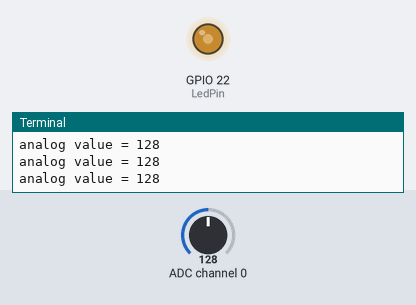
Bench run of a program on a simulated Raspberry Pi (BCM pin numbers). On the bench: output pins drawn as LEDs (lit = HIGH), the last lines printed to the terminal. Inputs (shaded band) come from the test bench; at power-on: ADC channel 0 = 128 (analog values on the 0–255 scale). Library files of the repository ran but are not shown: ADC0834.py; pins used as bus, display or sensor lines are not drawn.

Above: at 1.2 s.
1.3 s: ADC channel 0 set to 178
At 2.1 s:
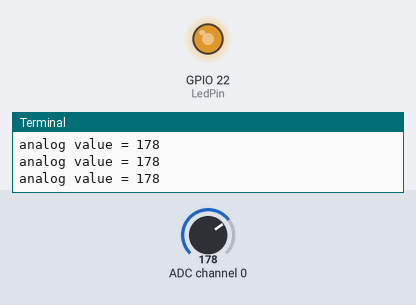
2.9 s: ADC channel 0 set to 224
At 3.7 s:
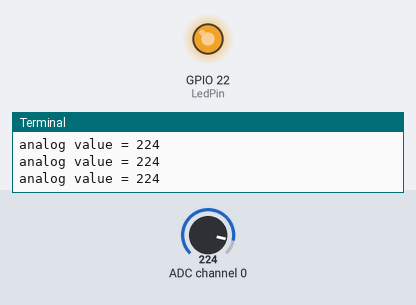
4.5 s: ADC channel 0 set to 30
At 5.4 s:
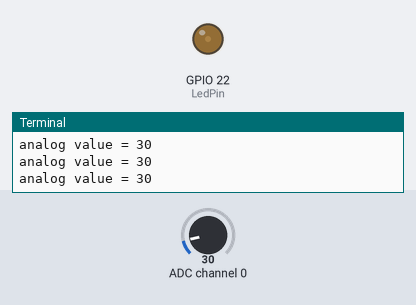
6.1 s: ADC channel 0 set to 0
At 7.0 s:
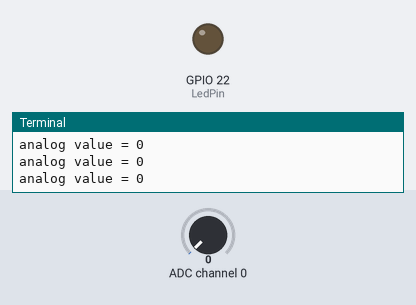
Timing chart, 0 to 8.7 s (numbered marks = the images above; inputs shaded):
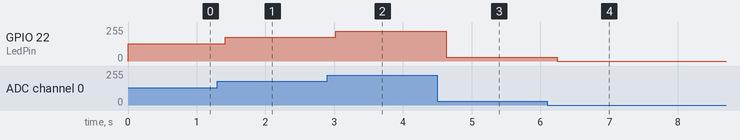

Measured:
- after the input at 1.3 s, GPIO 22 (LedPin): 128/255 → 178/255 after 0.11 s
- after the input at 2.9 s, GPIO 22 (LedPin): 178/255 → 224/255 after 0.12 s
- after the input at 4.5 s, GPIO 22 (LedPin): 224/255 → 30/255 after 0.13 s
- after the input at 6.1 s, GPIO 22 (LedPin): 30/255 → 0/255 after 0.14 s

The program:

2.2.1_Photoresistor.py
```python
#!/usr/bin/env python3

import RPi.GPIO as GPIO
import ADC0834
import time

LedPin = 22

def setup():
	global led_val
	# Set the GPIO modes to BCM Numbering
	GPIO.setmode(GPIO.BCM)
	# Set all LedPin's mode to output and initial level to High(3.3v)
	GPIO.setup(LedPin, GPIO.OUT, initial=GPIO.HIGH)
	ADC0834.setup()
	# Set led as pwm channel and frequece to 2KHz
	led_val = GPIO.PWM(LedPin, 2000)

	# Set all begin with value 0
	led_val.start(0)

def destroy():
	# Stop all pwm channel
	led_val.stop()
	# Release resource
	GPIO.cleanup()

def loop():
	while True:
		analogVal = ADC0834.getResult()
		print ('analog value = %d' % analogVal)
		led_val.ChangeDutyCycle(analogVal*100/255)
		time.sleep(0.2)

if __name__ == '__main__':
	setup()
	try:
		loop()
	except KeyboardInterrupt: # When 'Ctrl+C' is pressed, the program destroy() will be executed.
		destroy()
```
